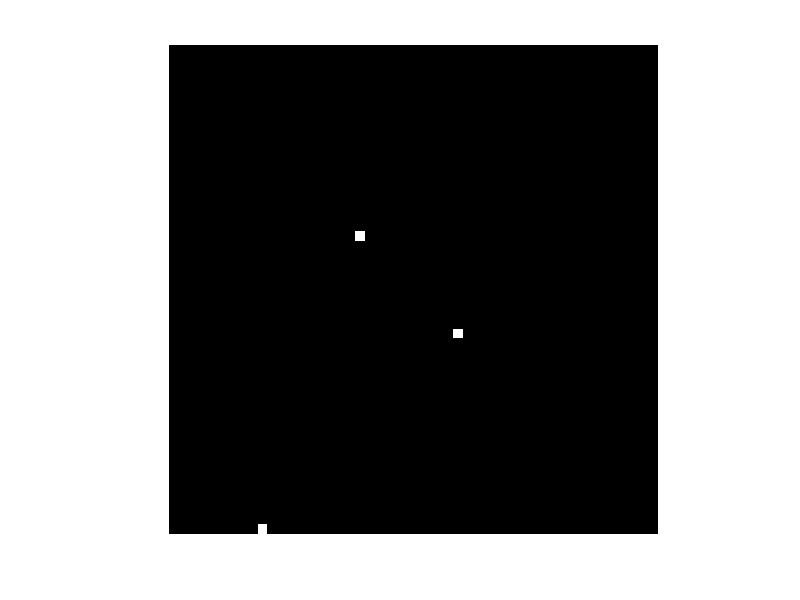

MATLAB code to generate this figure: (Note: this script raises an error after producing the figure.)
% create a basic test image
% I = double(imread('tire.tif'));
I = zeros(50,50);

% these are our harris points ;-)
I(20,20) = 1;
I(30,30) = 1;
I(50,10) = 1;

harris_pts_y = [20, 30, 50]';
harris_pts_x = [20, 30, 10]';

% create reference of original image
ref_img = imref2d(size(I));
figure;
imagesc(I); axis equal tight off, colormap gray;

% create some rectangle
I(100,100) = 1;

% create some affine transform
theta = 0.3;
phi = -0.7;
lambdas = [1.3; 0.6];
H = create_affine_transform(theta, phi, lambdas, zeros(2,1));
tform = affine2d(H);
warped_img = imwarp(I,tform);

% transform points forward
[trans_y, trans_x] = transformPointsForward(tform, harris_pts_x, harris_pts_y);
disp(trans_x);
disp(trans_y);

figure;
imagesc(warped_img); axis equal tight off, colormap gray;

% warp it back!
inv_tform = invert(tform);
[back_y, back_x] = transformPointsForward(inv_tform, trans_x, trans_y);
disp(back_x);
disp(back_y);

restored_img = imwarp(warped_img, inv_tform, 'OutputView', ref_img);

figure;
imagesc(restored_img); axis equal tight off, colormap gray;
